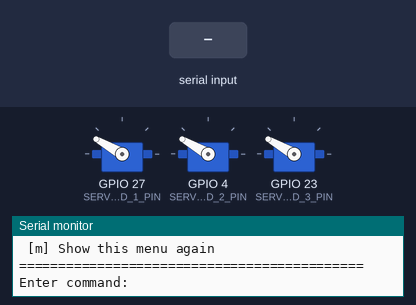
This sketch was run on a simulated ESP32. Parts: 3 × servo, the last lines printed to the serial monitor. The inputs (shaded band) are chosen by the test bench.

Above: at 2.2 s.
2.3 s: "s\n" received over Serial
At 4.0 s:
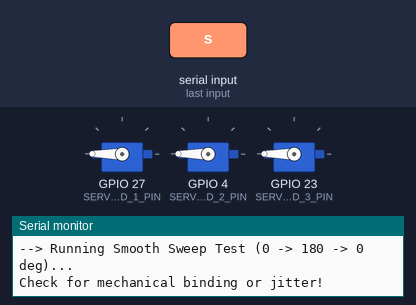
5.3 s: "1\n" received over Serial
At 7.0 s:
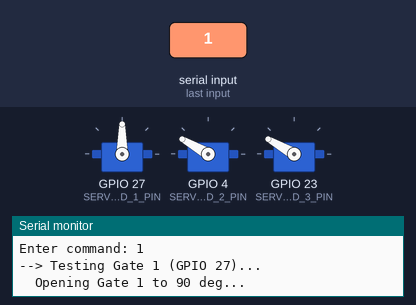
8.3 s: "S\n" received over Serial
At 8.45 s:
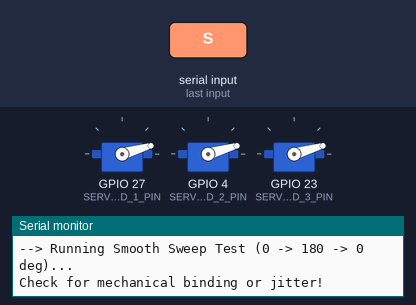
11.3 s: "2\n" received over Serial
14.3 s: "3\n" received over Serial
At 15.4 s:
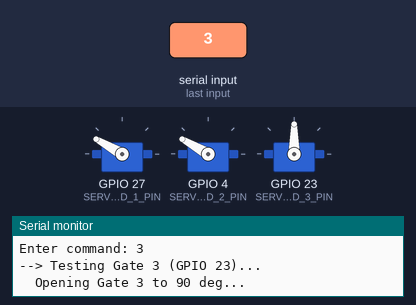
17.3 s: "S\n" received over Serial
Timing chart, 0 to 21.3 s (numbered marks = the images above; inputs shaded):
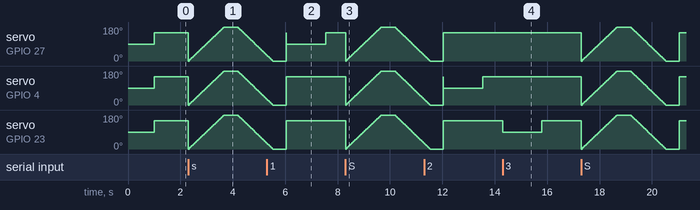

Measured:
- after the input at 14.3 s, servo on GPIO 23 (SERVO_SEED_3_PIN): 150° → 90° at once, → 150° 1.5 s later

The sketch:

servo_seed_test.ino
```cpp
#include <ESP32Servo.h>

// Seed Gate Servo Pins (matches SeedRover configuration)
#define SERVO_SEED_1_PIN 27     // Seed Gate 1 (Default / Calamansi)
#define SERVO_SEED_2_PIN 4      // Seed Gate 2 (Sitaw)
#define SERVO_SEED_3_PIN 23     // Seed Gate 3 (Peanut)

// Standard Rover angles
const int SEED_CLOSED = 150;
const int SEED_OPEN = 90;

Servo servo1;
Servo servo2;
Servo servo3;

bool autoCycle = false;
unsigned long lastCycleStep = 0;
int cycleStage = 0;

void printMenu() {
  Serial.println("\n============================================");
  Serial.println("   ESP32 SeedRover 3-Servo Dispenser Test   ");
  Serial.println("============================================");
  Serial.println("Pins: Gate 1 = GPIO 27 | Gate 2 = GPIO 4 | Gate 3 = GPIO 23");
  Serial.println("Angles: OPEN = 90 deg | CLOSED = 150 deg");
  Serial.println("--------------------------------------------");
  Serial.println("Commands:");
  Serial.println(" [1] Test Gate 1 (Open -> 1.5s -> Close)");
  Serial.println(" [2] Test Gate 2 (Open -> 1.5s -> Close)");
  Serial.println(" [3] Test Gate 3 (Open -> 1.5s -> Close)");
  Serial.println(" [o] OPEN all gates (90 deg)");
  Serial.println(" [c] CLOSE all gates (150 deg)");
  Serial.println(" [a] Start / Stop Auto-Cycle loop");
  Serial.println(" [s] Sweep test 0 -> 180 -> 0 deg on all servos");
  Serial.println(" [m] Show this menu again");
  Serial.println("============================================");
  Serial.print("Enter command: ");
}

void testSingleGate(int gateNum, Servo &servo, int pin) {
  Serial.printf("\n--> Testing Gate %d (GPIO %d)...\n", gateNum, pin);
  Serial.printf("  Opening Gate %d to %d deg...\n", gateNum, SEED_OPEN);
  servo.write(SEED_OPEN);
  delay(1500);
  Serial.printf("  Closing Gate %d to %d deg...\n", gateNum, SEED_CLOSED);
  servo.write(SEED_CLOSED);
  delay(500);
  Serial.printf("  Gate %d test complete.\n", gateNum);
}

void openAllGates() {
  Serial.printf("\n--> Opening all gates to %d deg...\n", SEED_OPEN);
  servo1.write(SEED_OPEN);
  servo2.write(SEED_OPEN);
  servo3.write(SEED_OPEN);
}

void closeAllGates() {
  Serial.printf("\n--> Closing all gates to %d deg...\n", SEED_CLOSED);
  servo1.write(SEED_CLOSED);
  servo2.write(SEED_CLOSED);
  servo3.write(SEED_CLOSED);
}

void sweepServos() {
  Serial.println("\n--> Running Smooth Sweep Test (0 -> 180 -> 0 deg)...");
  Serial.println("Check for mechanical binding or jitter!");

  for (int pos = 0; pos <= 180; pos += 2) {
    servo1.write(pos);
    servo2.write(pos);
    servo3.write(pos);
    delay(15);
  }
  delay(500);
  for (int pos = 180; pos >= 0; pos -= 2) {
    servo1.write(pos);
    servo2.write(pos);
    servo3.write(pos);
    delay(15);
  }
  delay(500);
  closeAllGates();
  Serial.println("--> Sweep complete. All gates returned to CLOSED.");
}

void setup() {
  Serial.begin(115200);
  delay(1000);

  Serial.println("\n[SETUP] Initializing ESP32 PWM channels for servos...");

  // Standard 50Hz PWM for hobby servos
  servo1.setPeriodHertz(50);
  servo2.setPeriodHertz(50);
  servo3.setPeriodHertz(50);

  // Attach servos with 500us - 2400us pulse width
  servo1.attach(SERVO_SEED_1_PIN, 500, 2400);
  servo2.attach(SERVO_SEED_2_PIN, 500, 2400);
  servo3.attach(SERVO_SEED_3_PIN, 500, 2400);

  // Move all to default closed position on boot
  closeAllGates();

  printMenu();
}

void handleAutoCycle() {
  if (!autoCycle) return;

  const unsigned long now = millis();
  if (now - lastCycleStep < 1200) return;
  lastCycleStep = now;

  switch (cycleStage) {
    case 0:
      Serial.println("[AUTO-CYCLE] Gate 1 OPEN");
      servo1.write(SEED_OPEN);
      cycleStage++;
      break;
    case 1:
      Serial.println("[AUTO-CYCLE] Gate 1 CLOSE");
      servo1.write(SEED_CLOSED);
      cycleStage++;
      break;
    case 2:
      Serial.println("[AUTO-CYCLE] Gate 2 OPEN");
      servo2.write(SEED_OPEN);
      cycleStage++;
      break;
    case 3:
      Serial.println("[AUTO-CYCLE] Gate 2 CLOSE");
      servo2.write(SEED_CLOSED);
      cycleStage++;
      break;
    case 4:
      Serial.println("[AUTO-CYCLE] Gate 3 OPEN");
      servo3.write(SEED_OPEN);
      cycleStage++;
      break;
    case 5:
      Serial.println("[AUTO-CYCLE] Gate 3 CLOSE");
      servo3.write(SEED_CLOSED);
      cycleStage = 0;
      break;
  }
}

void loop() {
  handleAutoCycle();

  if (Serial.available() > 0) {
    char cmd = Serial.read();

    // Ignore newline / carriage return
    if (cmd == '\r' || cmd == '\n') return;

    Serial.println(cmd);

    switch (cmd) {
      case '1':
        autoCycle = false;
        testSingleGate(1, servo1, SERVO_SEED_1_PIN);
        break;
      case '2':
        autoCycle = false;
        testSingleGate(2, servo2, SERVO_SEED_2_PIN);
        break;
      case '3':
        autoCycle = false;
        testSingleGate(3, servo3, SERVO_SEED_3_PIN);
        break;
      case 'o':
      case 'O':
        autoCycle = false;
        openAllGates();
        break;
      case 'c':
      case 'C':
        autoCycle = false;
        closeAllGates();
        break;
      case 's':
      case 'S':
        autoCycle = false;
        sweepServos();
        break;
      case 'a':
      case 'A':
        autoCycle = !autoCycle;
        lastCycleStep = millis();
        cycleStage = 0;
        if (autoCycle) {
          Serial.println("\n--> [AUTO-CYCLE] Started! Servos will open and close in sequence. Send 'a' to stop.");
        } else {
          closeAllGates();
          Serial.println("\n--> [AUTO-CYCLE] Stopped. All gates closed.");
        }
        break;
      case 'm':
      case 'M':
        printMenu();
        break;
      default:
        Serial.printf("Unknown command '%c'. Type 'm' for menu.\n", cmd);
        break;
    }
    Serial.print("\nEnter command: ");
  }
}
```
